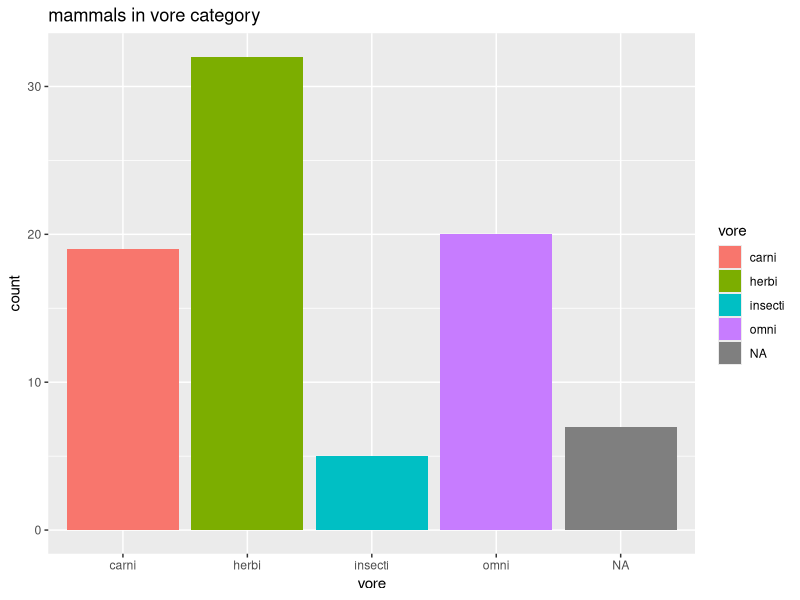
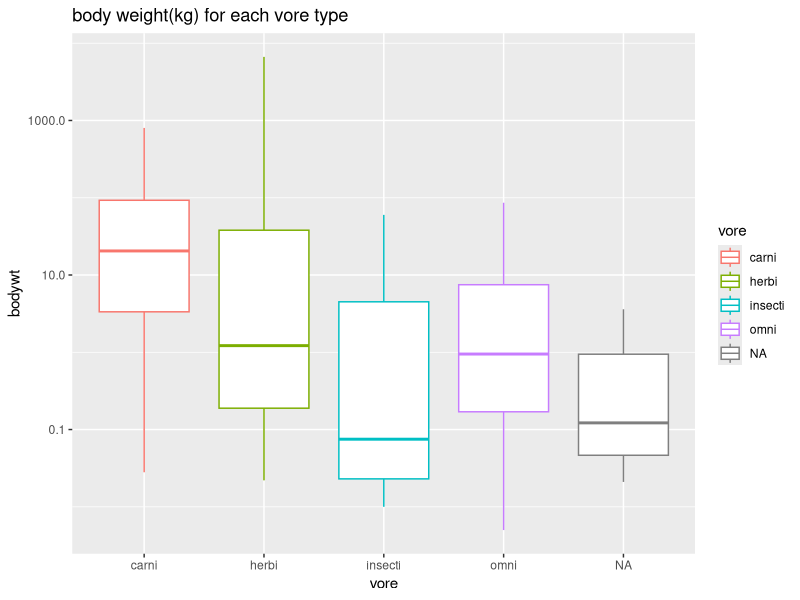
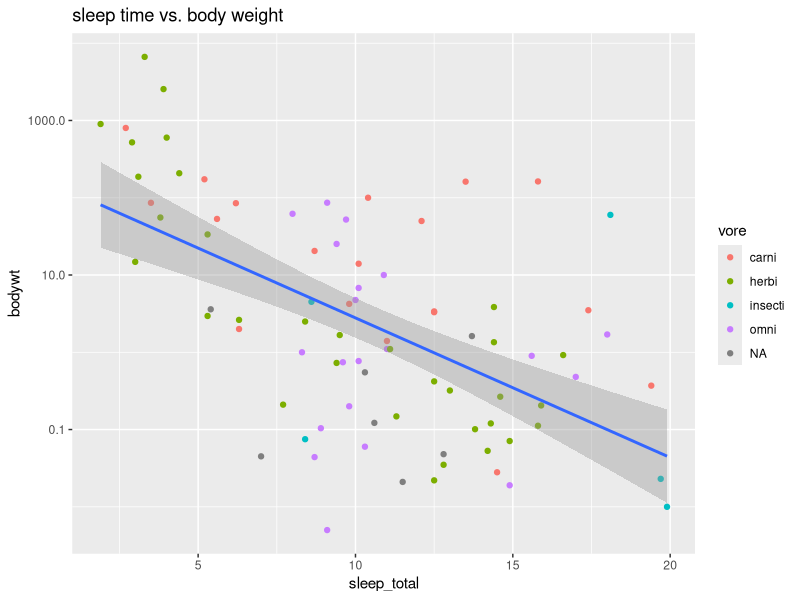
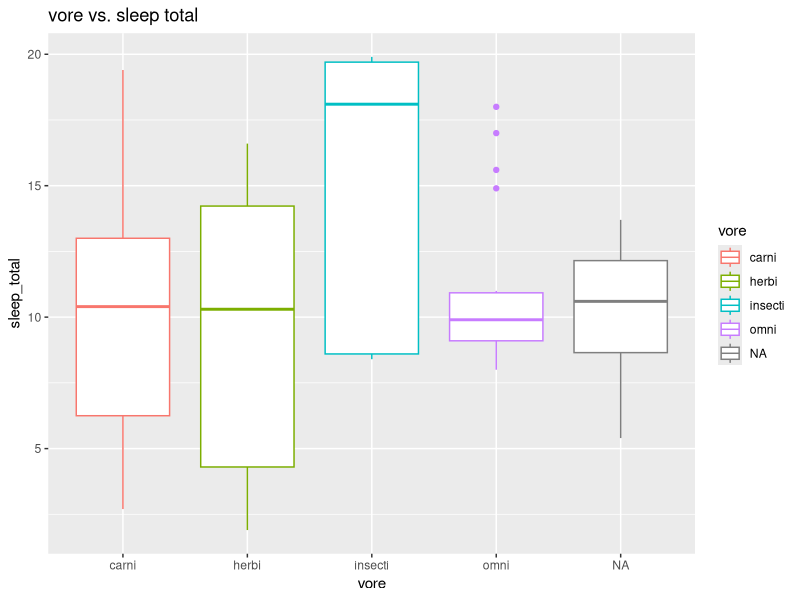
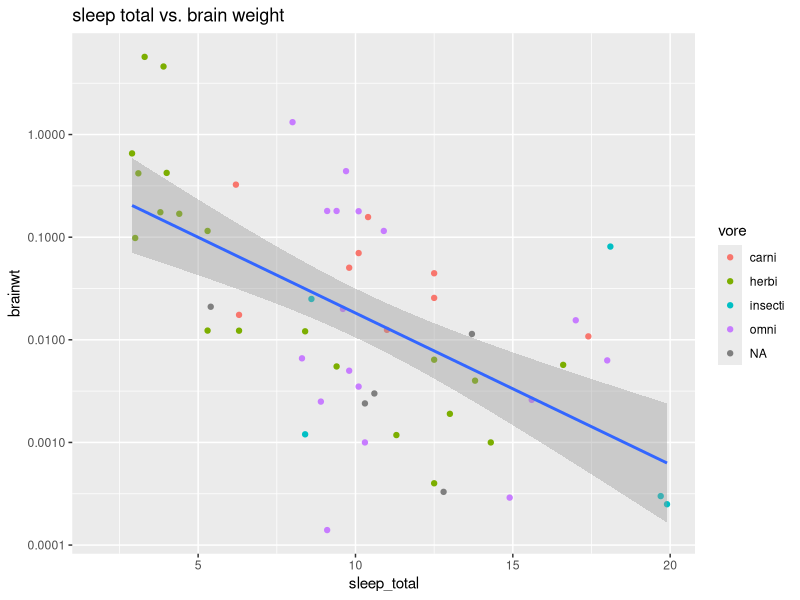
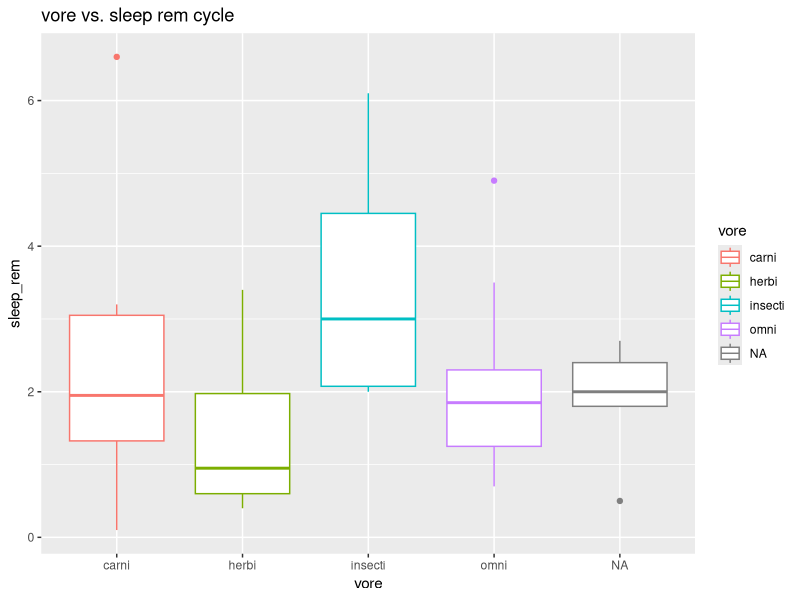

R code for these plots, in order:
## ---- chunk 1
library("tidyverse")
options(scipen = 999) #disable scientific notation
## ---- chunk 2
summary(msleep)
## ---- chunk 3
names(msleep)
## ---- chunk 4
ggplot(data = msleep,
       mapping = aes(x= vore))+
  geom_bar(mapping = aes(fill = vore))+
  labs(title = "mammals in vore category")
## ---- chunk 5
names(msleep)
mean(msleep$sleep_total)
## ---- chunk 6
msleep<-msleep
## ---- chunk 7
summary(msleep$bodywt)
## ---- chunk 8
ggplot(data = msleep,
       mapping = aes(x=vore, y=bodywt))+
geom_boxplot(mapping=aes(color=vore))+
  scale_y_log10()+
  labs(title = "body weight(kg) for each vore type")
## ---- chunk 9
ggplot(data = msleep,
       mapping = aes(y= bodywt, x= sleep_total))+
  geom_point(mapping = aes(colour = vore))+
  scale_y_log10()+
  geom_smooth(method=lm, se=T)+
  labs(title = "sleep time vs. body weight")
## ---- chunk 10
ggplot(data = msleep,
       mapping = aes(x= vore,y= sleep_total))+
  geom_boxplot(mapping = aes(color= vore))+
  labs(title = "vore vs. sleep total")
## ---- chunk 11
ggplot(data = msleep,
       mapping = aes(y= brainwt, x= sleep_total))+
  geom_point(mapping = aes(colour = vore))+
  geom_smooth(method=lm, se=T)+
  scale_y_log10()+
  labs(title = "sleep total vs. brain weight ")
## ---- chunk 12
names(msleep)
summary(msleep$sleep_cycle)
## ---- chunk 13
ggplot(data = msleep,
       mapping = aes(x= vore, y= sleep_rem))+
  geom_boxplot(mapping = aes(colour = vore))+
  geom_smooth(method=lm, se=T)+
  labs(title = "vore vs. sleep rem cycle")
